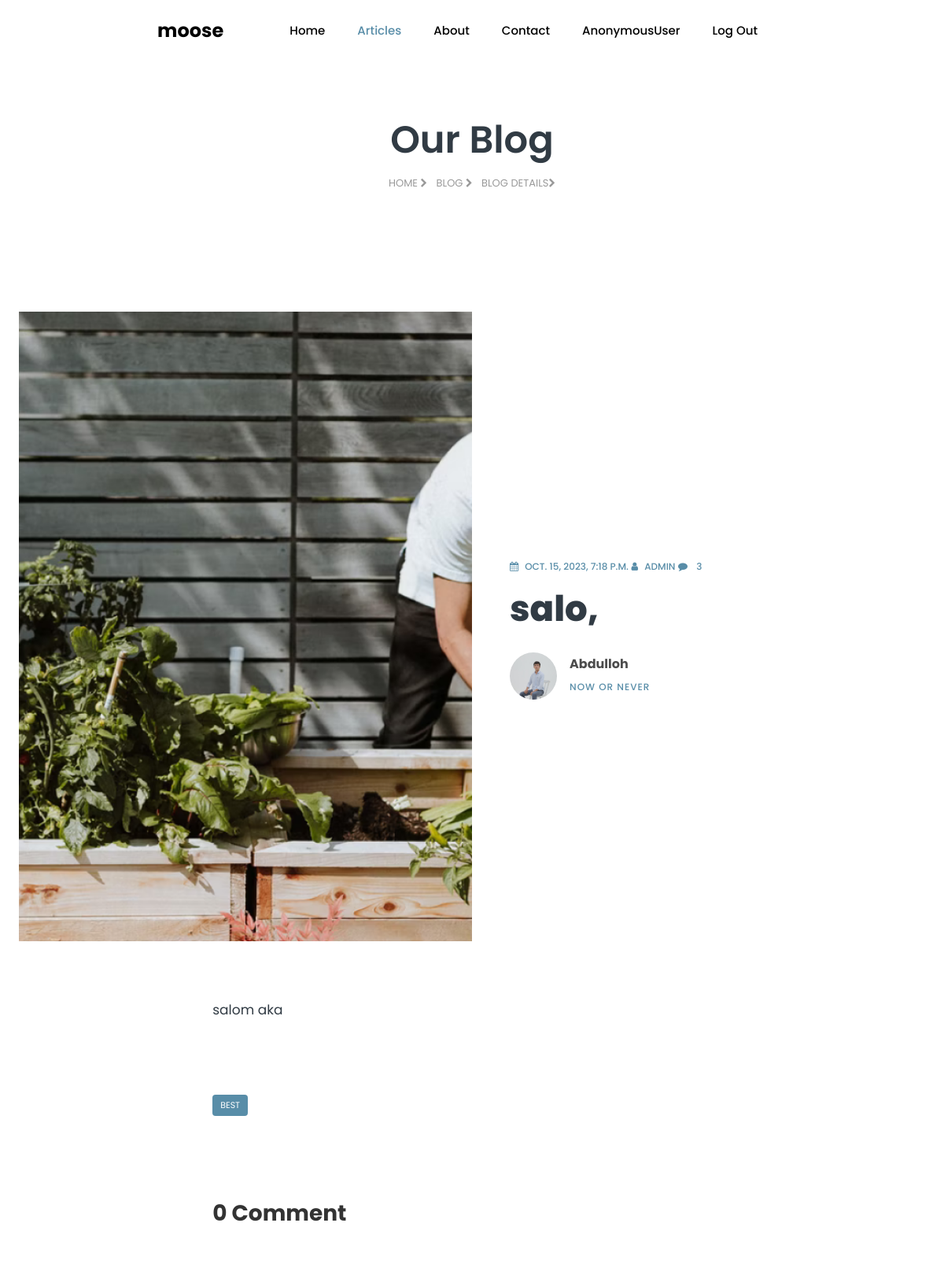
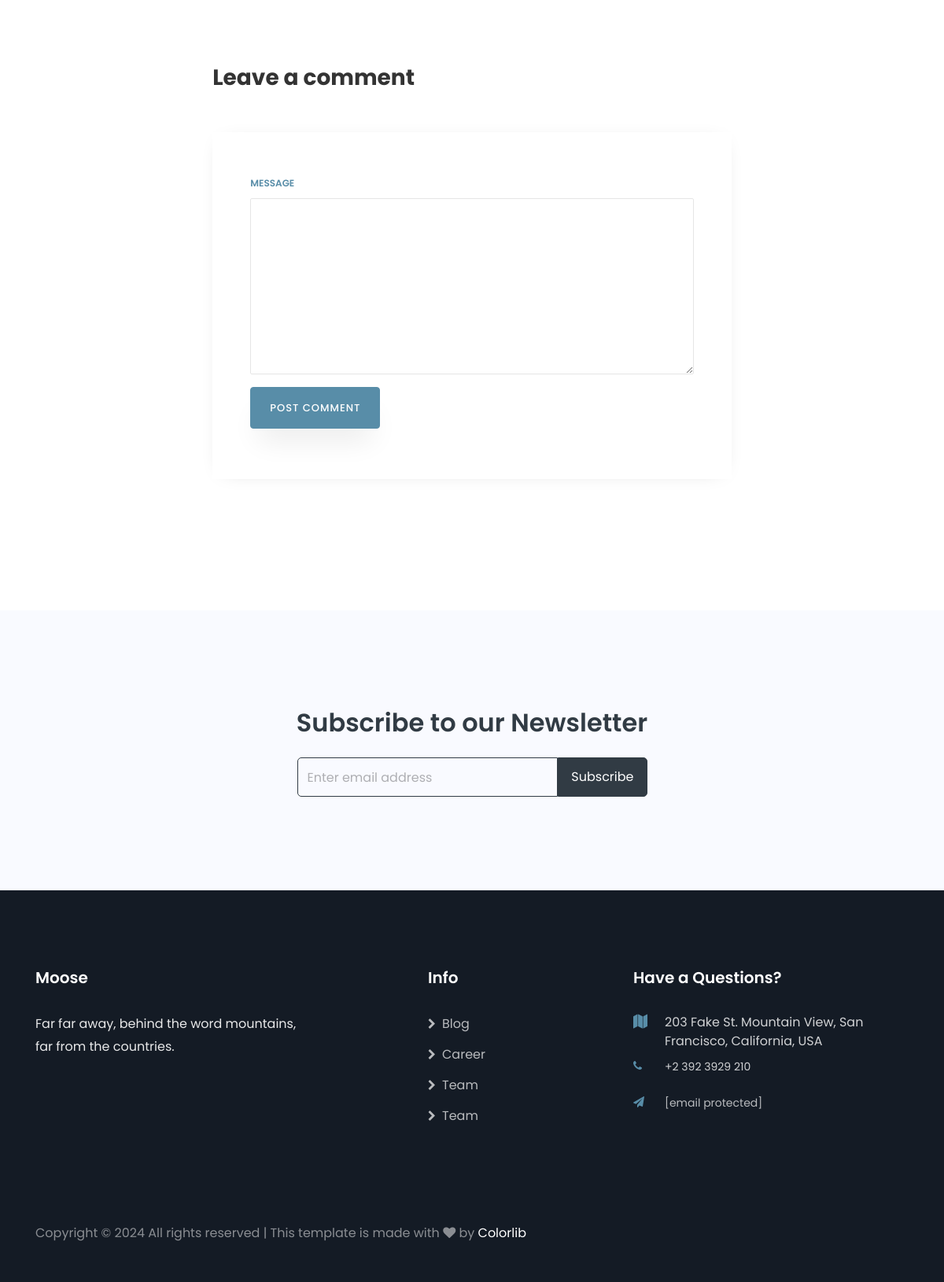
The page /post/2 on the database as committed earlier (2 pictures, top to bottom).
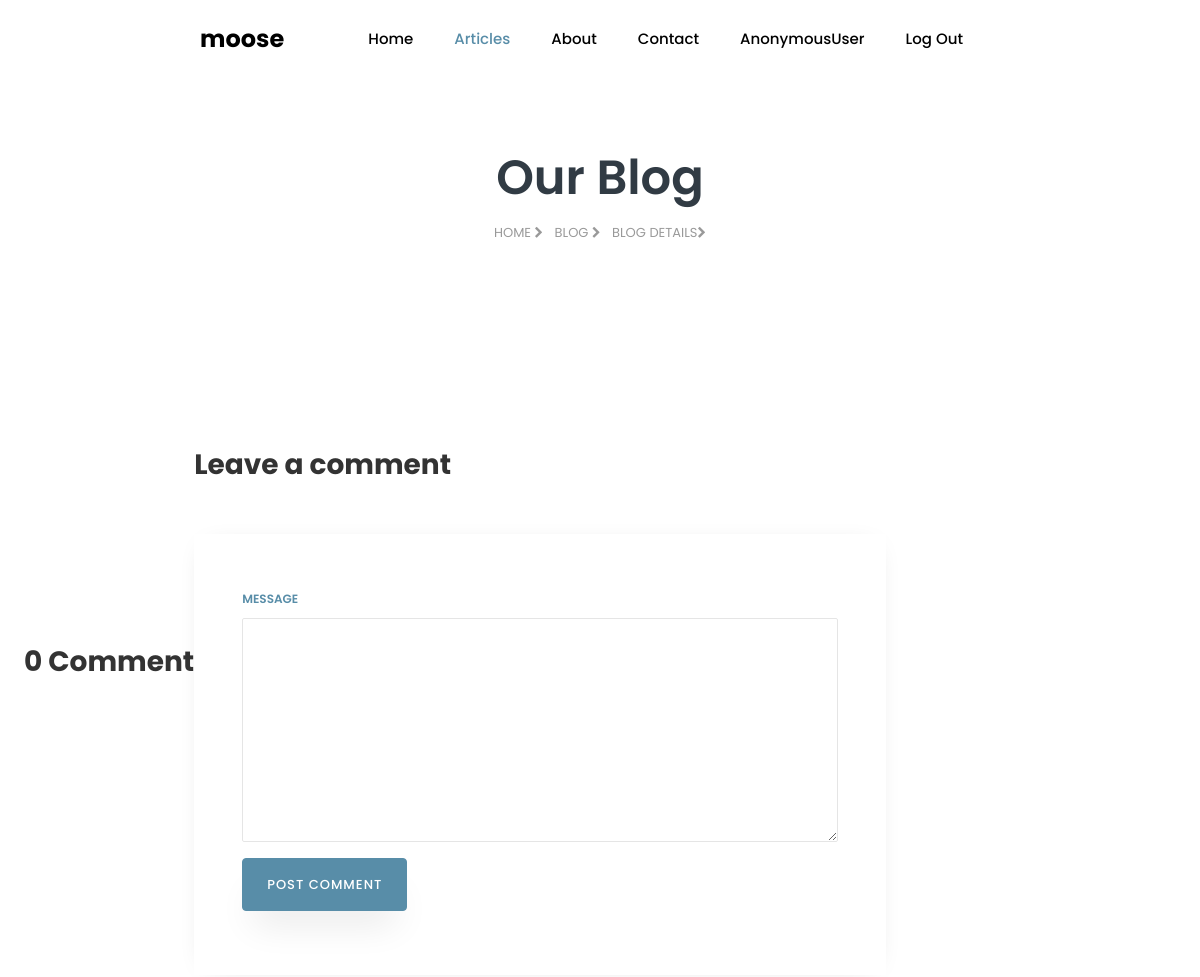
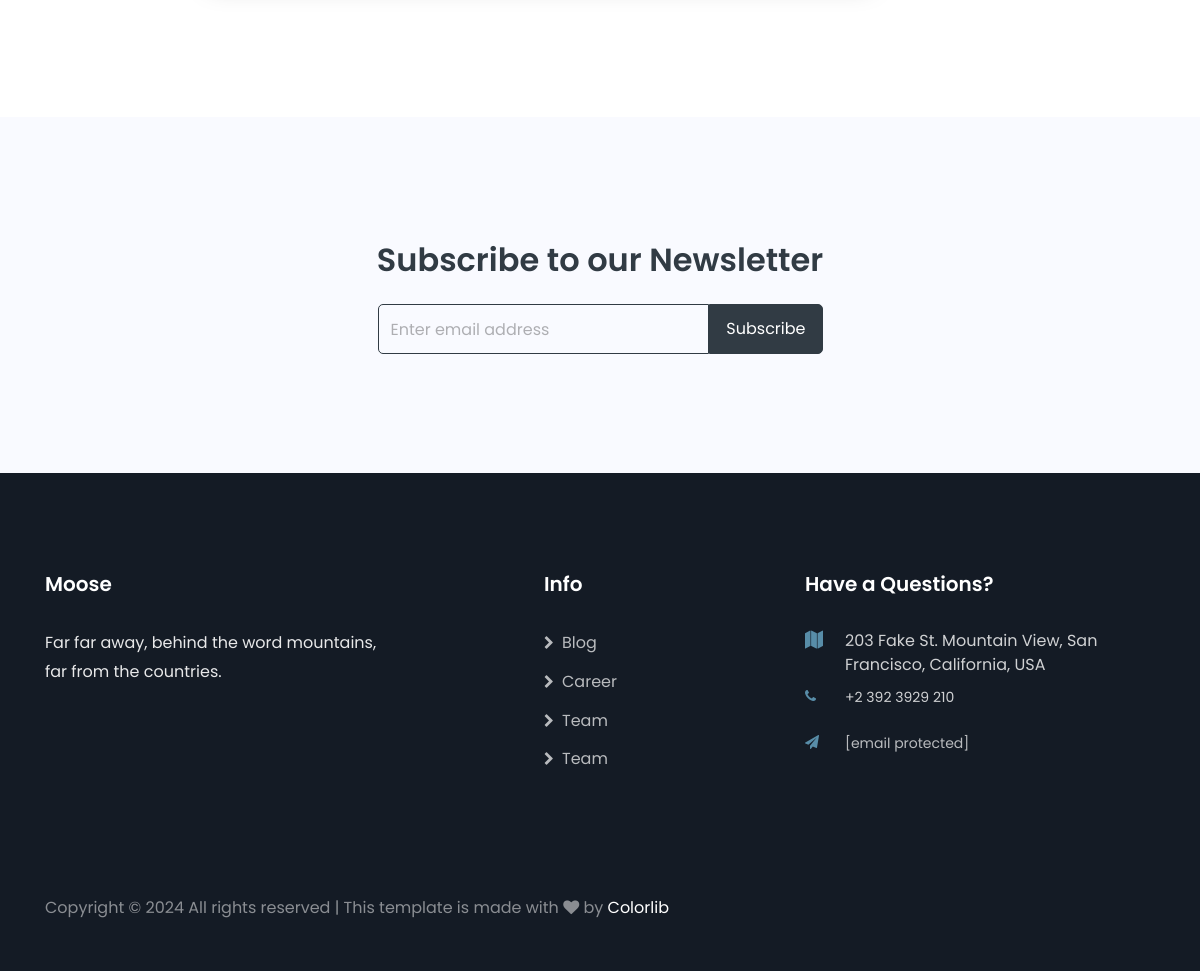
The same page on the database as committed later (2 pictures, top to bottom).
### main/models.py (models this page shows, shortened)
class PostModel(models.Model):
    title = models.CharField(max_length=150)
    img = models.ImageField(upload_to='posts/')
    description = models.TextField()
    auther = models.ForeignKey(UserModel, on_delete=models.CASCADE)
    tags = models.ManyToManyField(TagModels, null=True, blank=True)
    created_at = models.DateTimeField(auto_now_add=True)

class UserModel(models.Model):
    first_name = models.CharField(max_length=100)
    last_name = models.CharField(max_length=100)
    avatar = models.ImageField(upload_to='avatar/')
    bio = models.CharField(max_length=200)
    username = models.CharField(max_length=100, unique=True)
    email = models.EmailField(unique=True)
    password = models.CharField(max_length=100)
    created_at = models.DateTimeField(auto_now_add=True)
    def __str__(self):
        return self.first_name

class TagModels(models.Model):
    name = models.CharField(max_length=150)
    def __str__(self):
        return self.name

### main/views.py (the view)
# urls.py: path('post/<int:pk>', detail, name='detail'),
def detail(request, pk):
    obj = PostModel.objects.filter(pk=pk)
    comments = CommentModels.objects.filter(post_c_id=pk)
    if request.method == 'POST' and request.POST['name'].strip() != '':
        name = request.POST['name']
        page = pk
        user1 = UserModel.objects.get(username=request.user)
        comment = CommentModels(name=name, post_c_id=page, auther=user1)
        comment.save()
    return render(request, template_name='blog-single.html', context={
        'obj': obj,
        'comments': comments
    })

### templates/blog-single.html (shortened to what the changed rows need)
{% load static %}
<!DOCTYPE html>
<html lang="en">
<head>
    <link rel="stylesheet" href="https://stackpath.bootstrapcdn.com/font-awesome/4.7.0/css/font-awesome.min.css">
    <link rel="stylesheet" href="{% static 'main/css/animate.css' %}">
    <link rel="stylesheet" href="{% static 'main/css/owl.carousel.min.css' %}">
    <link rel="stylesheet" href="{% static 'main/css/owl.theme.default.min.css' %}">
    <link rel="stylesheet" href="{% static 'main/css/magnific-popup.css' %}">
    <link rel="stylesheet" href="{% static 'main/css/flaticon.css' %}">
    <link rel="stylesheet" href="{% static 'main/css/style.css' %}">
</head>
<body>
<section class="hero-wrap hero-wrap-2">
    <div class="container">
        <div class="row no-gutters slider-text align-items-center justify-content-center">
            <div class="col-md-9 text-center ftco-animate pt-5">
                <h1 class="mb-3 bread">Our Blog</h1>
            </div>
        </div>
    </div>
</section>
<section class="ftco-section">
    <div class="container-fluid px-md-4">
        <div class="row no-gutters">
            <div class="col-md-12 blog-wrap">
                <div class="row no-gutters align-items-center">
                    {% for blog in obj %}
                        <div class="col-md-6 img img-blog js-fullheight"
                             style="background-image: url({{ blog.img.url }});">
                        </div>
                        <div class="col-md-6">
                            <div class="text p-md-5 py-5 px-4 ftco-animate">
                                <p class="meta">
                                    <a href="#"><span class="fa fa-calendar mr-2"></span>{{ blog.created_at }}</a>
                                    <a href="#"><span class="fa fa-user mr-2"></span>Admin</a>
                                    <a href="#" class="meta-chat"><span class="fa fa-comment mr-2"></span> 3</a>
                                </p>
                                <h2 class="mb-4"><a href="blog-single.html">{{ blog.title }}</a></h2>
                                <div class="icon d-flex align-items-center">
                                    <div class="img" style="background-image: url({{ blog.auther.avatar.url }});"></div>
                                    <div class="position pl-3">
                                        <h4 class="mb-0">{{ blog.auther }}</h4>
                                        <span>{{ blog.auther.bio }}</span>
                                    </div>
                                </div>
                            </div>
                        </div>
                        </div>
                        <div class="row justify-content-center pt-4 py-md-5">
                        <div class="col-md-7">
                        <div class="py-4">
                            <p>
                                {{ blog.description }}
                            </p>
                        </div>
                        <div class="tag-widget post-tag-container mb-5 mt-5">
                            <div class="tagcloud">
                                {% for i in obj %}
                                    {% for j in i.tags.all %}
                                        <a href="#" class="tag-cloud-link">{{ j }}</a>
                                    {% endfor %}
                                {% endfor %}
                            </div>
                        </div>
                    {% endfor %}
                    </div>
                    </div>
            </div>
        </div>
    </div>
</section>
<section class="ftco-intro ftco-section bg-light">
    <div class="container">
        <div class="row justify-content-center">
            <div class="col-md-12 text-center">
                <h2>Subscribe to our Newsletter</h2>
            </div>
        </div>
    </div>
</section>
<footer class="ftco-footer">
    <div class="container">
        <div class="row mb-5 justify-content-between">
            <div class="col-sm-12 col-md-4">
                <div class="ftco-footer-widget mb-4">
                    <h2 class="ftco-heading-2 logo"><a href="#">Moose</a></h2>
                </div>
            </div>
            <div class="col-sm-12 col-md-2">
                <div class="ftco-footer-widget mb-4 ml-md-4">
                    <h2 class="ftco-heading-2">Info</h2>
                </div>
            </div>
            <div class="col-sm-12 col-md-4">
                <div class="ftco-footer-widget mb-4">
                    <h2 class="ftco-heading-2">Have a Questions?</h2>
                </div>
            </div>
        </div>
    </div>
</footer>
</body>
</html>

Rows that differ between the two databases and show on the page:
removed PostModel: img (picture), created_at "OCT. 15, 2023, 7:18 P.M.", title "salo,", auther.avatar (picture), auther "Abdulloh", auther.bio "NOW OR NEVER", description "salom aka"
removed TagModels: name "BEST"
